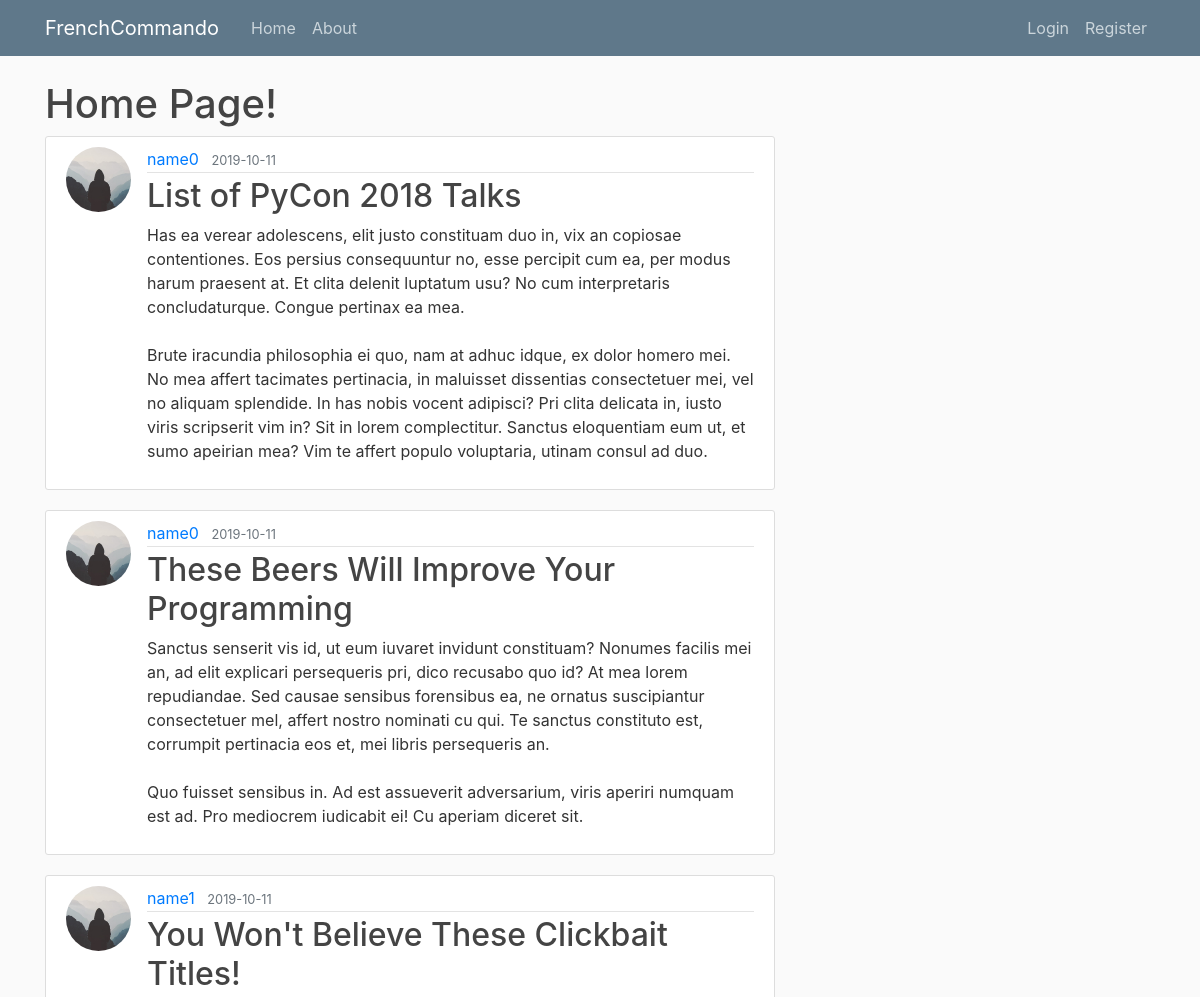
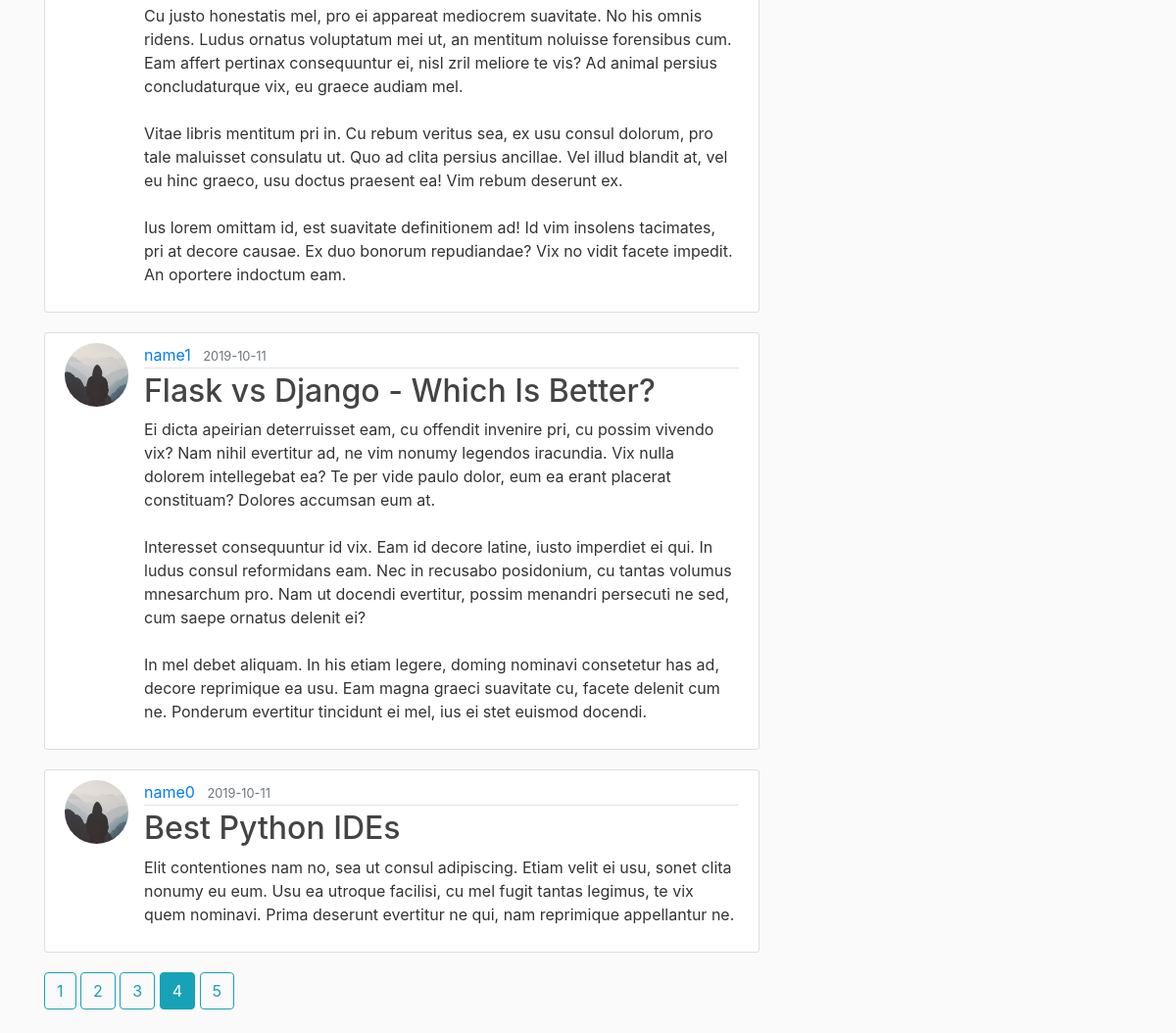
/home?page=4, run on the app's committed database (2 pictures, top to bottom).
### flaskblog/models.py (models this page shows, shortened)
class Post(db.Model):
    id = db.Column(db.Integer, primary_key=True)
    title = db.Column(db.String(100), nullable=False)
    date_posted = db.Column(db.DateTime, nullable=False, default=datetime.utcnow)
    content = db.Column(db.Text, nullable=False)
    user_id = db.Column(db.Integer, db.ForeignKey('user.id'), nullable=False)

class User(db.Model, UserMixin):
    id = db.Column(db.Integer, primary_key=True)
    username = db.Column(db.String(20), unique=True, nullable=False)
    email = db.Column(db.String(120), unique=True, nullable=False)
    image_file = db.Column(db.String(20), nullable=False, default='default.jpg')
    password = db.Column(db.String(60), nullable=False)
    posts = db.relationship('Post', backref='author', lazy=True)

### flaskblog/main/routes.py (the view)
@main.route("/")
@main.route("/home")
def home():
    page = request.args.get('page', 1, type=int)
    posts = Post.query.order_by(Post.date_posted.desc()).paginate(page=page, per_page=5)
    return render_template('home.html', posts=posts)

### flaskblog/templates/home.html
{% extends "layout.html" %}
{% block content %}
    <h1>Home Page!</h1>
    {% for post in posts.items %}
      <article class="media content-section">
        <img class="rounded-circle article-img" src="{{ url_for('static', filename='profile_pics/' + post.author.image_file) }}" alt="">
        <div class="media-body">
          <div class="article-metadata">
            <a class="mr-2" href="{{ url_for('users.user_posts', username=post.author.username) }}">{{ post.author.username }}</a>
            <small class="text-muted">{{ post.date_posted.strftime('%Y-%m-%d') }}</small>
          </div>
          <h2><a class="article-title" href="{{ url_for('posts.post', post_id=post.id) }}">{{ post.title }}</a></h2>
          <p class="article-content">{{ post.content }}</p>
        </div>
      </article>
    {% endfor%}
    {% for page_num in posts.iter_pages(left_edge=1, right_edge=1, left_current=3, right_current=4) %}
      {% if page_num %}
        {% if posts.page == page_num %}
          <a class="btn btn-info mb-4" href="{{ url_for('main.home', page=page_num) }}">{{ page_num }}</a>
        {% else %}
          <a class="btn btn-outline-info mb-4" href="{{ url_for('main.home', page=page_num) }}">{{ page_num }}</a>
        {% endif %}
      {% else %}
        ...
      {% endif %}
    {% endfor %}
{% endblock content %}

### flaskblog/static/main.css (style rules this page uses)
body { background: #fafafa; color: #333333; margin-top: 5rem; }
h1, h2, h3, h4, h5, h6 { color: #444444; }
.content-section { background: #ffffff; padding: 10px 20px; border: 1px solid #dddddd; border-radius: 3px; margin-bottom: 20px; }
.article-title { color: #444444; }
.article-content { white-space: pre-line; }
.article-img { height: 65px; width: 65px; margin-right: 16px; }
.article-metadata { padding-bottom: 1px; margin-bottom: 4px; border-bottom: 1px solid #e3e3e3 }

### data on the page
Post: image_file (placeholder picture), author.username "name0", date_posted "2019-10-11", title "List of PyCon 2018 Talks", content "Has ea verear adolescens, elit justo constituam duo in, vix an copiosae contentiones. Eos persius consequuntur no, esse percipit cum ea, per modus harum praesent at. Et clita delenit luptatum usu? No cum interpretaris concludaturque. Congue pertinax ea mea. Brute iracundia philosophia ei quo, nam at adhuc idque, ex dolor homero mei. No mea affert tacimates pertinacia, in maluisset dissentias consectetuer mei, vel no aliquam splendide. In has nobis vocent adipisci? Pri clita delicata in, iusto viris scripserit vim in? Sit in lorem complectitur. Sanctus eloquentiam eum ut, et sumo apeirian mea? Vim te affert populo voluptaria, utinam consul ad duo."
Post: image_file (placeholder picture), author.username "name0", date_posted "2019-10-11", title "These Beers Will Improve Your Programming", content "Sanctus senserit vis id, ut eum iuvaret invidunt constituam? Nonumes facilis mei an, ad elit explicari persequeris pri, dico recusabo quo id? At mea lorem repudiandae. Sed causae sensibus forensibus ea, ne ornatus suscipiantur consectetuer mel, affert nostro nominati cu qui. Te sanctus constituto est, corrumpit pertinacia eos et, mei libris persequeris an. Quo fuisset sensibus in. Ad est assueverit adversarium, viris aperiri numquam est ad. Pro mediocrem iudicabit ei! Cu aperiam diceret sit."
Post: image_file (placeholder picture), author.username "name1", date_posted "2019-10-11", title "You Won't Believe These Clickbait Titles!", content "Cu justo honestatis mel, pro ei appareat mediocrem suavitate. No his omnis ridens. Ludus ornatus voluptatum mei ut, an mentitum noluisse forensibus cum. Eam affert pertinax consequuntur ei, nisl zril meliore te vis? Ad animal persius concludaturque vix, eu graece audiam mel. Vitae libris mentitum pri in. Cu rebum veritus sea, ex usu consul dolorum, pro tale maluisset consulatu ut. Quo ad clita persius ancillae. Vel illud blandit at, vel eu hinc graeco, usu doctus praesent ea! Vim rebum deserunt ex. Ius lorem omittam id, est suavitate definitionem ad! Id vim insolens tacimates, pri at decore causae. Ex duo bonorum repudiandae? Vix no vidit facete impedit. An oportere indoctum eam."
Post: image_file (placeholder picture), author.username "name1", date_posted "2019-10-11", title "Flask vs Django - Which Is Better?", content "Ei dicta apeirian deterruisset eam, cu offendit invenire pri, cu possim vivendo vix? Nam nihil evertitur ad, ne vim nonumy legendos iracundia. Vix nulla dolorem intellegebat ea? Te per vide paulo dolor, eum ea erant placerat constituam? Dolores accumsan eum at. Interesset consequuntur id vix. Eam id decore latine, iusto imperdiet ei qui. In ludus consul reformidans eam. Nec in recusabo posidonium, cu tantas volumus mnesarchum pro. Nam ut docendi evertitur, possim menandri persecuti ne sed, cum saepe ornatus delenit ei? In mel debet aliquam. In his etiam legere, doming nominavi consetetur has ad, decore reprimique ea usu. Eam magna graeci suavitate cu, facete delenit cum ne. Ponderum…"
Post: image_file (placeholder picture), author.username "name0", date_posted "2019-10-11", title "Best Python IDEs", content "Elit contentiones nam no, sea ut consul adipiscing. Etiam velit ei usu, sonet clita nonumy eu eum. Usu ea utroque facilisi, cu mel fugit tantas legimus, te vix quem nominavi. Prima deserunt evertitur ne qui, nam reprimique appellantur ne."

### other printed values
{{ page_num }} "1" "2" "3" "5"
{{ page_num }} "4"
